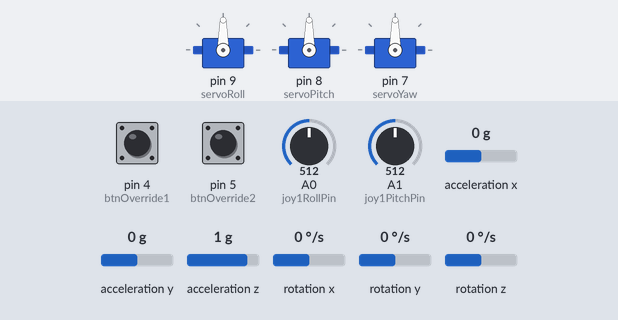
This sketch was run on a simulated Arduino Nano, built with avr-gcc and run on an emulated ATmega328P. Parts: 3 × servo. Inputs (shaded band) come from the test bench; at power-on: acceleration x 0 g, acceleration y 0 g, rotation y 0 °/s, rotation z 0 °/s, pin 4 (btnOverride1) HIGH, pin 5 (btnOverride2) HIGH, A0 (joy1RollPin) = 512, A1 (joy1PitchPin) = 512, acceleration z 1 g, rotation x 0 °/s. What the sketch prints to the serial monitor is not drawn.

Above: at 1.2 s.
1.3 s: acceleration x set to -1.4 g
4.3 s: acceleration y set to -1.4 g
At 6.19 s:
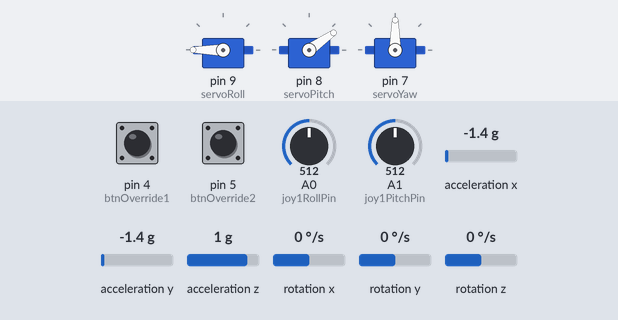
7.3 s: rotation y set to -192 °/s
10.3 s: rotation z set to -192 °/s
At 12.4 s:
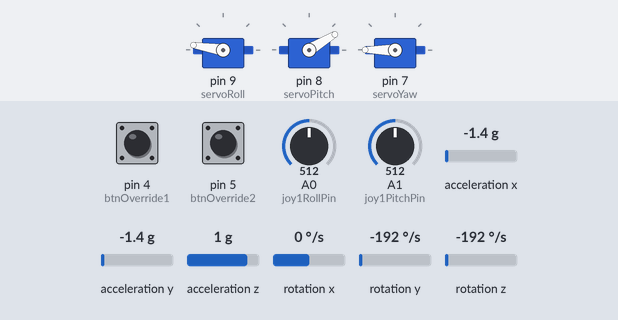
13.3 s: pin 4 (btnOverride1) pulled LOW for 0.15 s
At 13.39 s:
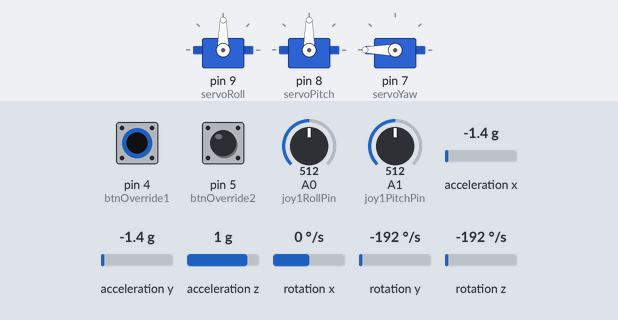
14.9 s: acceleration x set to -0.8 g
At 18.0 s:
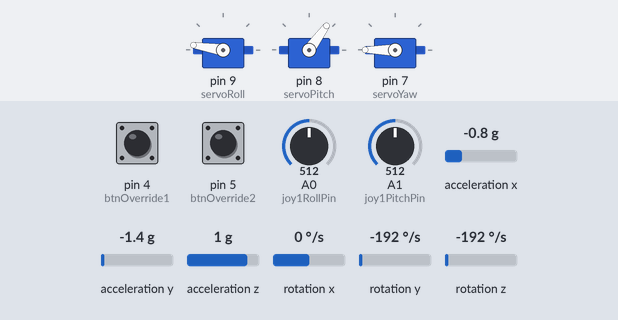
Timing chart, 0 to 18.9 s (numbered marks = the images above; inputs shaded):
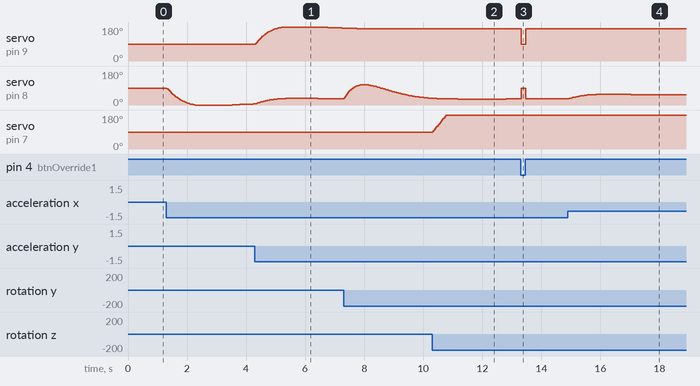

The sketch:

Gimbal_Joystick_Kalman.ino
```cpp
#include <Wire.h>
#include <MPU6050.h>
#include <Servo.h>
#include "Kalman.h"

// --- IMU and Kalman Filter ---
MPU6050 mpu;
Kalman kalmanX;   // Roll filter
Kalman kalmanY;   // Pitch filter

// --- Servos ---
Servo servoRoll;
Servo servoPitch;
Servo servoYaw;

// --- Timing ---
unsigned long timerMicros;
double kalAngleX, kalAngleY;
double gyroXangle, gyroYangle, gyroZangle;
double compAngleX, compAngleY;
double yawAngle = 0;

// --- Gains ---
#define ROLL_GAIN   1.5
#define PITCH_GAIN  1.5
#define YAW_GAIN    2.0
#define ALPHA       0.98   // complementary filter blend factor

// --- Joystick pins ---
// Joystick 1: pitch/roll
const int joy1RollPin  = A0;
const int joy1PitchPin = A1;
const int btnOverride1 = 4;   // active LOW

// Joystick 2: roll/pitch/yaw
const int joy2RollPin  = A6;
const int joy2PitchPin = A7;
const int joy2YawPin   = A2;  // NEW: yaw axis
const int btnOverride2 = 5;   // active LOW

// --- Helpers ---
static inline double rad2deg(double r) { return r * (180.0 / PI); }

void setup() {
  Serial.begin(115200);
  Wire.begin();


  // Initialize MPU
  mpu.initialize();
  if (!mpu.testConnection()) {
    Serial.println("MPU6050 connection failed");
    while (1);
  }
  Serial.println("MPU6050 Connected");

  // Calibration offsets
  mpu.setXAccelOffset(-2169);
  mpu.setYAccelOffset(1934);
  mpu.setZAccelOffset(1236);
  mpu.setXGyroOffset(128);
  mpu.setYGyroOffset(-52);
  mpu.setZGyroOffset(-34);

  // Initial sensor read
  int16_t ax, ay, az, gx, gy, gz;
  mpu.getMotion6(&ax, &ay, &az, &gx, &gy, &gz);

  double accXangle = rad2deg(atan2((double)ay, (double)az));
  double accYangle = rad2deg(atan2(-(double)ax, sqrt((double)ay * ay + (double)az * az)));

  kalmanX.setAngle(accXangle);
  kalmanY.setAngle(accYangle);

  gyroXangle = accXangle;
  gyroYangle = accYangle;

  compAngleX = accXangle;
  compAngleY = accYangle;

  // Attach servos
  servoRoll.attach(9);
  servoPitch.attach(8);
  servoYaw.attach(7);

  // Joystick buttons
  pinMode(btnOverride1, INPUT_PULLUP);
  pinMode(btnOverride2, INPUT_PULLUP);

  timerMicros = micros();
}

void loop() {
  // --- Sensor read ---
  int16_t ax, ay, az, gx, gy, gz;
  mpu.getMotion6(&ax, &ay, &az, &gx, &gy, &gz);

  unsigned long now = micros();
  double dt = (double)(now - timerMicros) / 1e6;
  timerMicros = now;
  if (dt <= 0) dt = 1e-3;

  double gyroXrate = (double)gx / 131.0;
  double gyroYrate = (double)gy / 131.0;
  double gyroZrate = (double)gz / 131.0;

  double accXangle = rad2deg(atan2((double)ay, (double)az));
  double accYangle = rad2deg(atan2(-(double)ax, sqrt((double)ay * ay + (double)az * az)));

  // Integrate gyro
  gyroXangle += gyroXrate * dt;
  gyroYangle += gyroYrate * dt;
  gyroZangle += gyroZrate * dt;

  // Complementary filter
  compAngleX = ALPHA * (compAngleX + gyroXrate * dt) + (1.0 - ALPHA) * accXangle;
  compAngleY = ALPHA * (compAngleY + gyroYrate * dt) + (1.0 - ALPHA) * accYangle;

  yawAngle += gyroZrate * dt;

  if (yawAngle > 180) yawAngle -= 360;
  if (yawAngle < -180) yawAngle += 360;

  // Slow drift damping
  yawAngle *= 0.9993;


  // Kalman fusion
  kalAngleX = kalmanX.getAngle(accXangle, gyroXrate, dt);
  kalAngleY = kalmanY.getAngle(accYangle, gyroYrate, dt);

  // --- Override logic ---
  bool override1 = (digitalRead(btnOverride1) == LOW);
  bool override2 = (digitalRead(btnOverride2) == LOW);

  int servoRollAngle;
  int servoPitchAngle;
  int servoYawAngle;

  if (override1 || override2) {
    int rollRaw  = override2 ? analogRead(joy2RollPin)  : analogRead(joy1RollPin);
    int pitchRaw = override2 ? analogRead(joy2PitchPin) : analogRead(joy1PitchPin);

    servoRollAngle  = map(rollRaw,  0, 1023, 0, 180);
    servoPitchAngle = map(pitchRaw, 0, 1023, 0, 180);

    if (override2) {
      int yawRaw = analogRead(joy2YawPin);
      servoYawAngle = map(yawRaw, 0, 1023, 0, 180);
    } else {
      servoYawAngle = map((long)(-gyroZangle * YAW_GAIN), -180, 180, 0, 180);
    }

    Serial.print("Manual Override ");
    Serial.print(override2 ? "(Joy2)" : "(Joy1)");
    Serial.print(" -> rollRaw: "); Serial.print(rollRaw);
    Serial.print(" pitchRaw: "); Serial.print(pitchRaw);
    if (override2) {
      Serial.print(" yawRaw: "); Serial.print(analogRead(joy2YawPin));
    }
  } else {
    // Automatic stabilization
    servoRollAngle  = map((long)(-kalAngleX * ROLL_GAIN),  -90, 90, 0, 180);
    servoPitchAngle = map((long)(-kalAngleY * PITCH_GAIN), -90, 90, 0, 180);
    servoYawAngle   = map((long)(-gyroZangle * YAW_GAIN), -180, 180, 0, 180);
  }

  // --- Drive servos ---
  servoRollAngle  = constrain(servoRollAngle, 0, 180);
  servoPitchAngle = constrain(servoPitchAngle, 0, 180);
  servoYawAngle   = constrain(servoYawAngle, 0, 180);

  servoRoll.write(servoRollAngle);
  servoPitch.write(servoPitchAngle);
  servoYaw.write(servoYawAngle);

  // --- Debug ---
  Serial.print("\tKF Roll: ");  Serial.print(kalAngleX, 3);
  Serial.print(" KF Pitch: ");  Serial.print(kalAngleY, 3);
  Serial.print(" GyroYaw: ");   Serial.print(gyroZangle, 3);
  Serial.print(" | ServoRoll: ");  Serial.print(servoRollAngle);
  Serial.print(" ServoPitch: ");   Serial.print(servoPitchAngle);
  Serial.print(" ServoYaw: ");     Serial.println(servoYawAngle);

  delay(10); // ~100 Hz
}
```

Measured:
- after the input at 4.3 s, servo on pin 9 (servoRoll): rises from 90° to 180° in 0.91 s, then falls to 174° in 2.0 s
- after the input at 10.3 s, servo on pin 7 (servoYaw): moves from 90° to 180° over 0.46 s, starting at once
- after the input at 13.3 s, servo on pin 9 (servoRoll): 171° → 90° at once, → 171° 0.16 s later; servo on pin 8 (servoPitch): 32° → 90° at once, → 32° 0.15 s later
- after the input at 14.9 s, servo on pin 8 (servoPitch): rises from 32° to 57° in 1.2 s, then falls to 53° in 2.2 s
